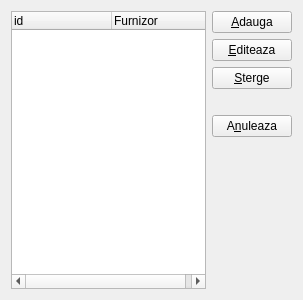
<?xml version="1.0" encoding="UTF-8"?>
<ui version="4.0">
 <class>Furnizori</class>
 <widget class="QDialog" name="Furnizori">
  <property name="geometry">
   <rect>
    <x>0</x>
    <y>0</y>
    <width>303</width>
    <height>300</height>
   </rect>
  </property>
  <property name="windowTitle">
   <string>Furnizori</string>
  </property>
  <property name="windowIcon">
   <iconset resource="../resources.qrc">
    <normaloff>:/user</normaloff>:/user</iconset>
  </property>
  <property name="modal">
   <bool>true</bool>
  </property>
  <layout class="QHBoxLayout" name="horizontalLayout">
   <item>
    <widget class="QTreeWidget" name="treeWidget">
     <property name="editTriggers">
      <set>QAbstractItemView::NoEditTriggers</set>
     </property>
     <column>
      <property name="text">
       <string>id</string>
      </property>
     </column>
     <column>
      <property name="text">
       <string>Furnizor</string>
      </property>
     </column>
    </widget>
   </item>
   <item>
    <layout class="QVBoxLayout" name="verticalLayout">
     <item>
      <widget class="QPushButton" name="addButton">
       <property name="enabled">
        <bool>true</bool>
       </property>
       <property name="focusPolicy">
        <enum>Qt::NoFocus</enum>
       </property>
       <property name="text">
        <string>&amp;Adauga</string>
       </property>
       <property name="icon">
        <iconset resource="../resources.qrc">
         <normaloff>:/add</normaloff>:/add</iconset>
       </property>
      </widget>
     </item>
     <item>
      <widget class="QPushButton" name="editButton">
       <property name="focusPolicy">
        <enum>Qt::NoFocus</enum>
       </property>
       <property name="text">
        <string>&amp;Editeaza</string>
       </property>
       <property name="icon">
        <iconset resource="../resources.qrc">
         <normaloff>:/edit</normaloff>:/edit</iconset>
       </property>
      </widget>
     </item>
     <item>
      <widget class="QPushButton" name="deleteButton">
       <property name="focusPolicy">
        <enum>Qt::NoFocus</enum>
       </property>
       <property name="text">
        <string>&amp;Sterge</string>
       </property>
       <property name="icon">
        <iconset resource="../resources.qrc">
         <normaloff>:/delete</normaloff>:/delete</iconset>
       </property>
      </widget>
     </item>
     <item>
      <widget class="QLabel" name="loadingLabel">
       <property name="text">
        <string/>
       </property>
      </widget>
     </item>
     <item>
      <widget class="QPushButton" name="cancelButton">
       <property name="focusPolicy">
        <enum>Qt::NoFocus</enum>
       </property>
       <property name="text">
        <string>A&amp;nuleaza</string>
       </property>
       <property name="icon">
        <iconset resource="../resources.qrc">
         <normaloff>:/cancel</normaloff>:/cancel</iconset>
       </property>
      </widget>
     </item>
     <item>
      <spacer name="verticalSpacer">
       <property name="orientation">
        <enum>Qt::Vertical</enum>
       </property>
       <property name="sizeHint" stdset="0">
        <size>
         <width>20</width>
         <height>40</height>
        </size>
       </property>
      </spacer>
     </item>
    </layout>
   </item>
  </layout>
 </widget>
 <resources>
  <include location="../resources.qrc"/>
 </resources>
 <connections>
  <connection>
   <sender>cancelButton</sender>
   <signal>clicked()</signal>
   <receiver>Furnizori</receiver>
   <slot>reject()</slot>
   <hints>
    <hint type="sourcelabel">
     <x>259</x>
     <y>131</y>
    </hint>
    <hint type="destinationlabel">
     <x>228</x>
     <y>251</y>
    </hint>
   </hints>
  </connection>
 </connections>
</ui>
